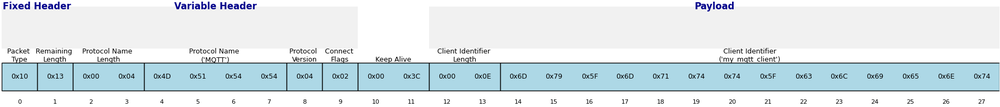
#> input picture scripts/mqtt_packet_structure.png, 1000 x 107 px, shrunk from 1825 x 196 before the run, found by its file name
$ python split_mqtt_packet_png.py
#> lines starting #> are read from the running program, lines starting #| are printed output that depends on the picture
from PIL import Image

# Load the image
image_path = "scripts/mqtt_packet_structure.png"
image = Image.open(image_path)
#> image is the input picture: PIL image 1000x107 RGBA; mean R, G, B, A 219.7, 230.2, 234.4, 255

# Dimensions of the image
width, height = image.size
#> width = 1000; height = 107

# Split point (just after the Client ID, around the middle of the image)
split_point = width // 2
#> split_point = 500

# Crop the image into two parts
left_image = image.crop((0, 0, split_point, height))
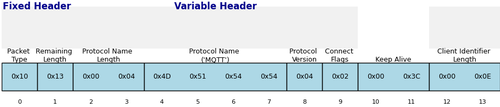
#> left_image: PIL image 500x107 RGBA; mean R, G, B, A 217.9, 228.3, 232.9, 255
right_image = image.crop((split_point, 0, width, height))
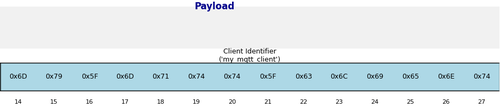
#> right_image: PIL image 500x107 RGBA; mean R, G, B, A 221.5, 232.1, 235.9, 255

# Create a new image to stack the two parts vertically
new_image = Image.new('RGB', (split_point, height * 2))
#> new_image: PIL image 500x214 RGB; every value is 0

# Paste the two parts into the new image
new_image.paste(left_image, (0, 0))
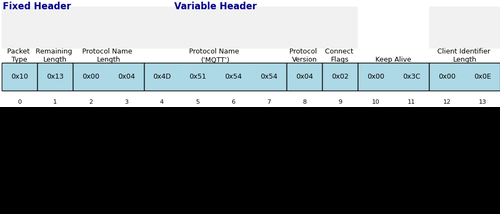
#> new_image: PIL image 500x214 RGB; mean R, G, B 109, 114.2, 116.5
new_image.paste(right_image, (0, height))
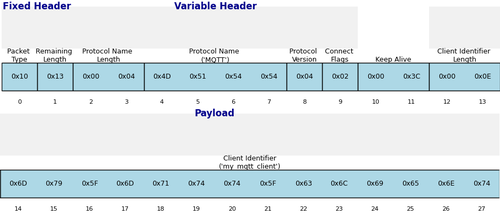
#> new_image: PIL image 500x214 RGB; mean R, G, B 219.7, 230.2, 234.4

# Save the new image
output_path = "scripts/mqtt_packet_structure_split.png"
new_image.save(output_path)

# Show the new image
new_image.show()
